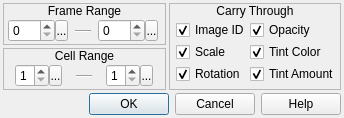
<?xml version="1.0" encoding="UTF-8"?>
<ui version="4.0">
 <class>AnimationAutoComplete</class>
 <widget class="QDialog" name="AnimationAutoComplete">
  <property name="geometry">
   <rect>
    <x>0</x>
    <y>0</y>
    <width>344</width>
    <height>118</height>
   </rect>
  </property>
  <property name="windowTitle">
   <string>Auto-Complete Animation</string>
  </property>
  <property name="windowIcon">
   <iconset resource="gui_icons.qrc">
    <normaloff>:/icons/openrpgmaker.png</normaloff>:/icons/openrpgmaker.png</iconset>
  </property>
  <property name="styleSheet">
   <string notr="true">.QFrame
{
	border-width: 1px;
	border-style: solid;
	border-color: palette(window-text);
}

.QFrame&gt;QLabel
{
	border-width: 0px;
	background-color: palette(window-text);
	color: palette(window);
	font-weight: bold;
}

.QFrame&gt;QCheckBox
{
	background-color: palette(window-text);
	border-width: 0px;
	border-style: none;
	color: palette(window);
	spacing: 3px;
	font-weight: bold;
	padding: 0px 0px 0px 3px;
}

.QFrame&gt;QCheckBox::indicator
{
	min-width: 8px;
	max-width: 8px;
	min-height: 8px;
	max-height: 8px;
	width: 8px;
	height: 8px;
	border-width: 2px;
	border-radius: 0px;
	border-style: ridge;
	border-color: palette(mid);
}

.QFrame&gt;QCheckBox::indicator:unchecked
{
	background-color: palette(base);
}

.QFrame&gt;QCheckBox::indicator:checked
{
	background-color: palette(window-text);
}

.QFrame&gt;QCheckBox::indicator:hover
{
	border-color: palette(highlight);
}</string>
  </property>
  <layout class="QVBoxLayout" name="verticalLayout_7">
   <property name="spacing">
    <number>3</number>
   </property>
   <property name="margin">
    <number>3</number>
   </property>
   <item>
    <layout class="QHBoxLayout" name="horizontalLayout_8">
     <property name="spacing">
      <number>3</number>
     </property>
     <item>
      <layout class="QVBoxLayout" name="verticalLayout_6">
       <property name="spacing">
        <number>3</number>
       </property>
       <item>
        <widget class="QFrame" name="frame">
         <property name="frameShape">
          <enum>QFrame::StyledPanel</enum>
         </property>
         <property name="frameShadow">
          <enum>QFrame::Raised</enum>
         </property>
         <layout class="QVBoxLayout" name="verticalLayout">
          <property name="spacing">
           <number>0</number>
          </property>
          <property name="margin">
           <number>0</number>
          </property>
          <item>
           <widget class="QLabel" name="label">
            <property name="sizePolicy">
             <sizepolicy hsizetype="Preferred" vsizetype="Fixed">
              <horstretch>0</horstretch>
              <verstretch>0</verstretch>
             </sizepolicy>
            </property>
            <property name="text">
             <string>Frame Range</string>
            </property>
            <property name="alignment">
             <set>Qt::AlignCenter</set>
            </property>
           </widget>
          </item>
          <item>
           <widget class="QWidget" name="widget" native="true">
            <layout class="QHBoxLayout" name="horizontalLayout_3">
             <property name="spacing">
              <number>3</number>
             </property>
             <property name="margin">
              <number>0</number>
             </property>
             <item>
              <widget class="QWidget" name="widget_2" native="true">
               <property name="sizePolicy">
                <sizepolicy hsizetype="Fixed" vsizetype="Fixed">
                 <horstretch>0</horstretch>
                 <verstretch>0</verstretch>
                </sizepolicy>
               </property>
               <layout class="QHBoxLayout" name="horizontalLayout">
                <property name="spacing">
                 <number>0</number>
                </property>
                <property name="margin">
                 <number>0</number>
                </property>
                <item>
                 <widget class="QSpinBox" name="sbStartFrame">
                  <property name="accelerated">
                   <bool>true</bool>
                  </property>
                  <property name="maximum">
                   <number>255</number>
                  </property>
                 </widget>
                </item>
                <item>
                 <widget class="SpinBoxSideButton" name="bStartFrameSideButton">
                  <property name="minimumSize">
                   <size>
                    <width>13</width>
                    <height>21</height>
                   </size>
                  </property>
                  <property name="maximumSize">
                   <size>
                    <width>13</width>
                    <height>21</height>
                   </size>
                  </property>
                  <property name="text">
                   <string>...</string>
                  </property>
                  <property name="icon">
                   <iconset resource="gui_icons.qrc">
                    <normaloff>:/icons/spinBoxSideButton.png</normaloff>:/icons/spinBoxSideButton.png</iconset>
                  </property>
                  <property name="iconSize">
                   <size>
                    <width>8</width>
                    <height>16</height>
                   </size>
                  </property>
                 </widget>
                </item>
               </layout>
              </widget>
             </item>
             <item>
              <widget class="Line" name="line">
               <property name="sizePolicy">
                <sizepolicy hsizetype="Expanding" vsizetype="Preferred">
                 <horstretch>0</horstretch>
                 <verstretch>0</verstretch>
                </sizepolicy>
               </property>
               <property name="minimumSize">
                <size>
                 <width>16</width>
                 <height>0</height>
                </size>
               </property>
               <property name="maximumSize">
                <size>
                 <width>16</width>
                 <height>16777215</height>
                </size>
               </property>
               <property name="orientation">
                <enum>Qt::Horizontal</enum>
               </property>
              </widget>
             </item>
             <item>
              <widget class="QWidget" name="widget_3" native="true">
               <property name="sizePolicy">
                <sizepolicy hsizetype="Fixed" vsizetype="Fixed">
                 <horstretch>0</horstretch>
                 <verstretch>0</verstretch>
                </sizepolicy>
               </property>
               <layout class="QHBoxLayout" name="horizontalLayout_2">
                <property name="spacing">
                 <number>0</number>
                </property>
                <property name="margin">
                 <number>0</number>
                </property>
                <item>
                 <widget class="QSpinBox" name="sbEndFrame">
                  <property name="accelerated">
                   <bool>true</bool>
                  </property>
                  <property name="maximum">
                   <number>255</number>
                  </property>
                 </widget>
                </item>
                <item>
                 <widget class="SpinBoxSideButton" name="bEndFrameSideButton">
                  <property name="minimumSize">
                   <size>
                    <width>13</width>
                    <height>21</height>
                   </size>
                  </property>
                  <property name="maximumSize">
                   <size>
                    <width>13</width>
                    <height>21</height>
                   </size>
                  </property>
                  <property name="text">
                   <string>...</string>
                  </property>
                  <property name="icon">
                   <iconset resource="gui_icons.qrc">
                    <normaloff>:/icons/spinBoxSideButton.png</normaloff>:/icons/spinBoxSideButton.png</iconset>
                  </property>
                  <property name="iconSize">
                   <size>
                    <width>8</width>
                    <height>16</height>
                   </size>
                  </property>
                 </widget>
                </item>
               </layout>
              </widget>
             </item>
            </layout>
           </widget>
          </item>
         </layout>
        </widget>
       </item>
       <item>
        <widget class="QFrame" name="frame_2">
         <property name="frameShape">
          <enum>QFrame::StyledPanel</enum>
         </property>
         <property name="frameShadow">
          <enum>QFrame::Raised</enum>
         </property>
         <layout class="QVBoxLayout" name="verticalLayout_2">
          <property name="spacing">
           <number>0</number>
          </property>
          <property name="margin">
           <number>0</number>
          </property>
          <item>
           <widget class="QLabel" name="label_2">
            <property name="sizePolicy">
             <sizepolicy hsizetype="Preferred" vsizetype="Fixed">
              <horstretch>0</horstretch>
              <verstretch>0</verstretch>
             </sizepolicy>
            </property>
            <property name="text">
             <string>Cell Range</string>
            </property>
            <property name="alignment">
             <set>Qt::AlignCenter</set>
            </property>
           </widget>
          </item>
          <item>
           <widget class="QWidget" name="widget_4" native="true">
            <layout class="QHBoxLayout" name="horizontalLayout_4">
             <property name="spacing">
              <number>3</number>
             </property>
             <property name="margin">
              <number>0</number>
             </property>
             <item>
              <widget class="QWidget" name="widget_5" native="true">
               <property name="sizePolicy">
                <sizepolicy hsizetype="Fixed" vsizetype="Fixed">
                 <horstretch>0</horstretch>
                 <verstretch>0</verstretch>
                </sizepolicy>
               </property>
               <layout class="QHBoxLayout" name="horizontalLayout_5">
                <property name="spacing">
                 <number>0</number>
                </property>
                <property name="margin">
                 <number>0</number>
                </property>
                <item>
                 <widget class="QSpinBox" name="sbStartCell">
                  <property name="accelerated">
                   <bool>true</bool>
                  </property>
                  <property name="minimum">
                   <number>1</number>
                  </property>
                  <property name="maximum">
                   <number>8</number>
                  </property>
                 </widget>
                </item>
                <item>
                 <widget class="SpinBoxSideButton" name="bStartCellSideButton">
                  <property name="minimumSize">
                   <size>
                    <width>13</width>
                    <height>21</height>
                   </size>
                  </property>
                  <property name="maximumSize">
                   <size>
                    <width>13</width>
                    <height>21</height>
                   </size>
                  </property>
                  <property name="text">
                   <string>...</string>
                  </property>
                  <property name="icon">
                   <iconset resource="gui_icons.qrc">
                    <normaloff>:/icons/spinBoxSideButton.png</normaloff>:/icons/spinBoxSideButton.png</iconset>
                  </property>
                  <property name="iconSize">
                   <size>
                    <width>8</width>
                    <height>16</height>
                   </size>
                  </property>
                 </widget>
                </item>
               </layout>
              </widget>
             </item>
             <item>
              <widget class="Line" name="line_2">
               <property name="sizePolicy">
                <sizepolicy hsizetype="Expanding" vsizetype="Preferred">
                 <horstretch>0</horstretch>
                 <verstretch>0</verstretch>
                </sizepolicy>
               </property>
               <property name="minimumSize">
                <size>
                 <width>16</width>
                 <height>0</height>
                </size>
               </property>
               <property name="maximumSize">
                <size>
                 <width>16</width>
                 <height>16777215</height>
                </size>
               </property>
               <property name="orientation">
                <enum>Qt::Horizontal</enum>
               </property>
              </widget>
             </item>
             <item>
              <widget class="QWidget" name="widget_6" native="true">
               <property name="sizePolicy">
                <sizepolicy hsizetype="Fixed" vsizetype="Fixed">
                 <horstretch>0</horstretch>
                 <verstretch>0</verstretch>
                </sizepolicy>
               </property>
               <layout class="QHBoxLayout" name="horizontalLayout_6">
                <property name="spacing">
                 <number>0</number>
                </property>
                <property name="margin">
                 <number>0</number>
                </property>
                <item>
                 <widget class="QSpinBox" name="sbEndCell">
                  <property name="accelerated">
                   <bool>true</bool>
                  </property>
                  <property name="minimum">
                   <number>1</number>
                  </property>
                  <property name="maximum">
                   <number>8</number>
                  </property>
                 </widget>
                </item>
                <item>
                 <widget class="SpinBoxSideButton" name="bEndCellSideButton">
                  <property name="minimumSize">
                   <size>
                    <width>13</width>
                    <height>21</height>
                   </size>
                  </property>
                  <property name="maximumSize">
                   <size>
                    <width>13</width>
                    <height>21</height>
                   </size>
                  </property>
                  <property name="text">
                   <string>...</string>
                  </property>
                  <property name="icon">
                   <iconset resource="gui_icons.qrc">
                    <normaloff>:/icons/spinBoxSideButton.png</normaloff>:/icons/spinBoxSideButton.png</iconset>
                  </property>
                  <property name="iconSize">
                   <size>
                    <width>8</width>
                    <height>16</height>
                   </size>
                  </property>
                 </widget>
                </item>
               </layout>
              </widget>
             </item>
            </layout>
           </widget>
          </item>
         </layout>
        </widget>
       </item>
      </layout>
     </item>
     <item>
      <widget class="QFrame" name="frame_3">
       <property name="frameShape">
        <enum>QFrame::StyledPanel</enum>
       </property>
       <property name="frameShadow">
        <enum>QFrame::Raised</enum>
       </property>
       <layout class="QVBoxLayout" name="verticalLayout_3">
        <property name="spacing">
         <number>0</number>
        </property>
        <property name="margin">
         <number>0</number>
        </property>
        <item>
         <widget class="QLabel" name="label_3">
          <property name="sizePolicy">
           <sizepolicy hsizetype="Preferred" vsizetype="Fixed">
            <horstretch>0</horstretch>
            <verstretch>0</verstretch>
           </sizepolicy>
          </property>
          <property name="text">
           <string>Carry Through</string>
          </property>
          <property name="alignment">
           <set>Qt::AlignCenter</set>
          </property>
         </widget>
        </item>
        <item>
         <widget class="QWidget" name="widget_7" native="true">
          <layout class="QHBoxLayout" name="horizontalLayout_7">
           <property name="spacing">
            <number>0</number>
           </property>
           <property name="leftMargin">
            <number>6</number>
           </property>
           <property name="topMargin">
            <number>0</number>
           </property>
           <property name="rightMargin">
            <number>0</number>
           </property>
           <property name="bottomMargin">
            <number>0</number>
           </property>
           <item>
            <layout class="QVBoxLayout" name="verticalLayout_4">
             <property name="spacing">
              <number>0</number>
             </property>
             <item>
              <widget class="QCheckBox" name="cbImageID">
               <property name="text">
                <string>Image ID</string>
               </property>
               <property name="checked">
                <bool>true</bool>
               </property>
              </widget>
             </item>
             <item>
              <widget class="QCheckBox" name="cbScale">
               <property name="text">
                <string>Scale</string>
               </property>
               <property name="checked">
                <bool>true</bool>
               </property>
              </widget>
             </item>
             <item>
              <widget class="QCheckBox" name="cbRotation">
               <property name="text">
                <string>Rotation</string>
               </property>
               <property name="checked">
                <bool>true</bool>
               </property>
              </widget>
             </item>
            </layout>
           </item>
           <item>
            <layout class="QVBoxLayout" name="verticalLayout_5">
             <property name="spacing">
              <number>0</number>
             </property>
             <item>
              <widget class="QCheckBox" name="cbOpacity">
               <property name="text">
                <string>Opacity</string>
               </property>
               <property name="checked">
                <bool>true</bool>
               </property>
              </widget>
             </item>
             <item>
              <widget class="QCheckBox" name="cbTintColor">
               <property name="text">
                <string>Tint Color</string>
               </property>
               <property name="checked">
                <bool>true</bool>
               </property>
              </widget>
             </item>
             <item>
              <widget class="QCheckBox" name="cbTintAmount">
               <property name="text">
                <string>Tint Amount</string>
               </property>
               <property name="checked">
                <bool>true</bool>
               </property>
              </widget>
             </item>
            </layout>
           </item>
          </layout>
         </widget>
        </item>
       </layout>
      </widget>
     </item>
    </layout>
   </item>
   <item>
    <widget class="QDialogButtonBox" name="buttonBox">
     <property name="orientation">
      <enum>Qt::Horizontal</enum>
     </property>
     <property name="standardButtons">
      <set>QDialogButtonBox::Cancel|QDialogButtonBox::Help|QDialogButtonBox::Ok</set>
     </property>
    </widget>
   </item>
  </layout>
 </widget>
 <customwidgets>
  <customwidget>
   <class>SpinBoxSideButton</class>
   <extends>QToolButton</extends>
   <header>spinboxsidebutton.h</header>
  </customwidget>
 </customwidgets>
 <resources>
  <include location="gui_icons.qrc"/>
 </resources>
 <connections>
  <connection>
   <sender>buttonBox</sender>
   <signal>accepted()</signal>
   <receiver>AnimationAutoComplete</receiver>
   <slot>accept()</slot>
   <hints>
    <hint type="sourcelabel">
     <x>248</x>
     <y>254</y>
    </hint>
    <hint type="destinationlabel">
     <x>157</x>
     <y>274</y>
    </hint>
   </hints>
  </connection>
  <connection>
   <sender>buttonBox</sender>
   <signal>rejected()</signal>
   <receiver>AnimationAutoComplete</receiver>
   <slot>reject()</slot>
   <hints>
    <hint type="sourcelabel">
     <x>316</x>
     <y>260</y>
    </hint>
    <hint type="destinationlabel">
     <x>286</x>
     <y>274</y>
    </hint>
   </hints>
  </connection>
 </connections>
</ui>
